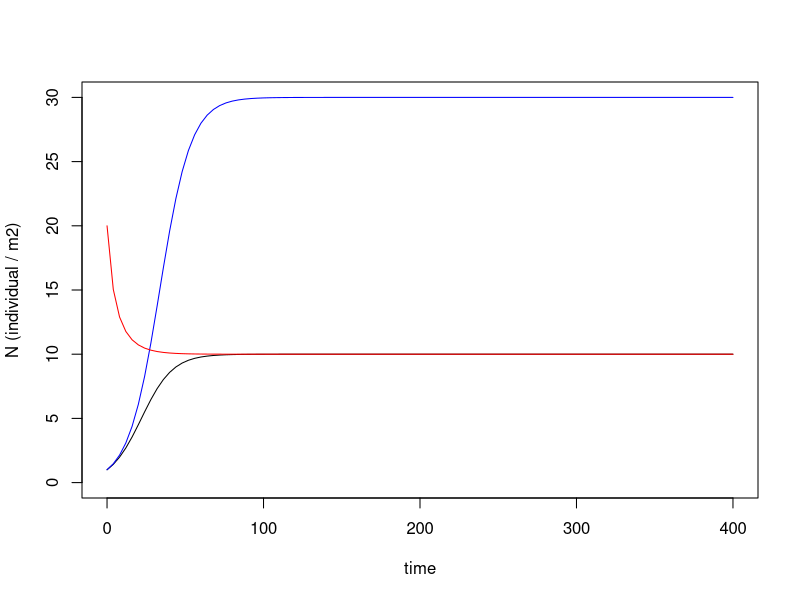
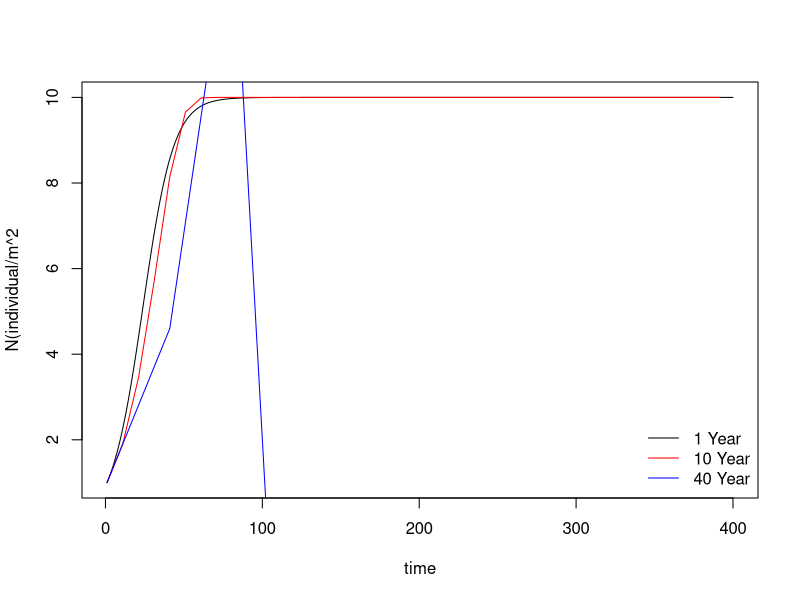
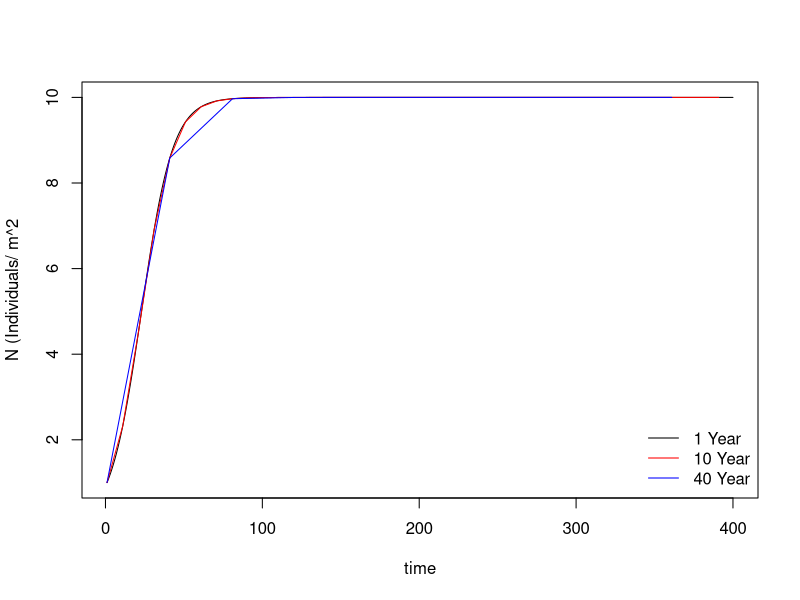

Generate these figures, in order, with R:
## ---- chunk 1
knitr::opts_chunk$set(echo = TRUE, root.dir = FALSE)
## ---- chunk 2
logistic_growth <- function(x, No, K, r){
  #note that the function MUST have x as the first argument and x is the thing that R will vary to make the curve.  I always convert the x to the variable that it represents in the code (in this case, the variable t)
  t <- x
  return <- K / (1 + ((K/No) - 1) * exp(-r*t))
}
## ---- chunk 3
  curve(logistic_growth(x, No = 1, K = 10, r = .1),  ylim = c(0, 30), from = 0, to = 400, xlab = "time", ylab = "N (individual / m2)")
  curve(logistic_growth(x, No = 1, K = 30, r = .1), from = 0, to = 400, add=TRUE, col="blue")
  curve(logistic_growth(x, No = 20, K = 10, r = .1), from = 0, to = 400, add=TRUE, col = "red")
## ---- chunk 4
logistic_diffEq <- function(x, No, K, r){
 
  dN_dt <- r*N (1-(N/K))
  
  return(dN_dt)
}
## ---- chunk 5
logistic_model <- function(t, states, parms){
  N <- states[1]
  
  r <- parms[1]
  K <- parms[2]

  dN_dt <- r*N*(1-(N/K))
  return(list(c(dN_dt)))
}
## ---- chunk 6


#Parameters:
parms <- c(0.1, 10)

#Initial States:
Nini <- c(No = 1)

#Time length and step
t_length <- 400
dt_1 <- 1
times_1 <- seq(1, t_length, by=dt_1)

dt_10 <- 10
times_10 <- seq(1, t_length, by=dt_10)

dt_40 <- 40
times_40 <- seq(1, t_length, by=dt_40)

#states vector
nstates <- 1
states_1 <- array(NA, dim = c(length(times_1), nstates))
states_1[1, ] <- Nini

states_10 <- array(NA, dim = c(length(times_10), nstates))
states_10[1, ] <- Nini

states_40 <- array(NA, dim = c(length(times_40), nstates))
states_40[1, ] <- Nini

for(t in 2:length(times_1)){
  derivatives_1 <- logistic_model(t = times_1[t],
                                states = states_1[t-1,],
                                parms = parms)
  states_1[t,1] <- states_1[t-1, 1] + derivatives_1[[1]][1] * dt_1
}

for(t in 2:length(times_10)){
  derivatives_10 <- logistic_model(t = times_10[t],
                                states = states_10[t-1,],
                                parms = parms)
  states_10[t,1] <- states_10[t-1, 1] + derivatives_10[[1]][1] * dt_10
}

for(t in 2:length(times_40)){
  derivatives_40 <- logistic_model(t = times_40[t],
                                states = states_40[t-1,],
                                parms = parms)
  states_40[t,1] <- states_40[t-1, 1] + derivatives_40[[1]][1] * dt_40
}

ylim <- range(c(states_1[, 1],states_10[, 1]))
plot(times_1, states_1[, 1], type = "l", col = "black", lty = "solid", 
     ylim = ylim, xlab = "time", ylab = "N(individual/m^2")

points(times_10, states_10[, 1], type = "l", col = "red", lty = "solid")
points(times_40, states_40[, 1], type = "l", col = "blue", lty = "solid")


legend("bottomright", c("1 Year", "10 Year", "40 Year"), lty = c("solid", "solid", "solid"), 
       col = c("black", "red", "blue"), bty = "n")
## ---- chunk 7
#INSERT CODE TO SOLVE THE DIFFERENTIAL EQUATION WITH THE DIFFERENT TIME STEPS
library(deSolve)

output_1 <- ode(y=Nini,
                times = times_1,
                func = logistic_model,
                parms = parms,
                method = "ode45")


output_2 <- ode(y=Nini,
                times = times_10,
                func = logistic_model,
                parms = parms,
                method = "ode45")


output_3 <- ode(y=Nini,
                times = times_40,
                func = logistic_model,
                parms = parms,
                method = "ode45")
## ---- chunk 8
#INSERT PLOT
ylim <- range(c(output_1[, 2], output_2[, 2], output_3[, 2]))
plot(output_1[, 1],output_1[,2], type = "l", col = "black", lty = "solid", 
     ylim = ylim, xlab = "time", ylab = "N (Individuals/ m^2")
points(output_2[, 1], output_2[, 2], type= "l", col = "red")
points(output_3[, 1], output_3[, 2], type= "l", col = "blue")
legend("bottomright", c("1 Year", "10 Year", "40 Year"), lty = c("solid"),
       col = c("black", "red", "blue"), bty = "n")
